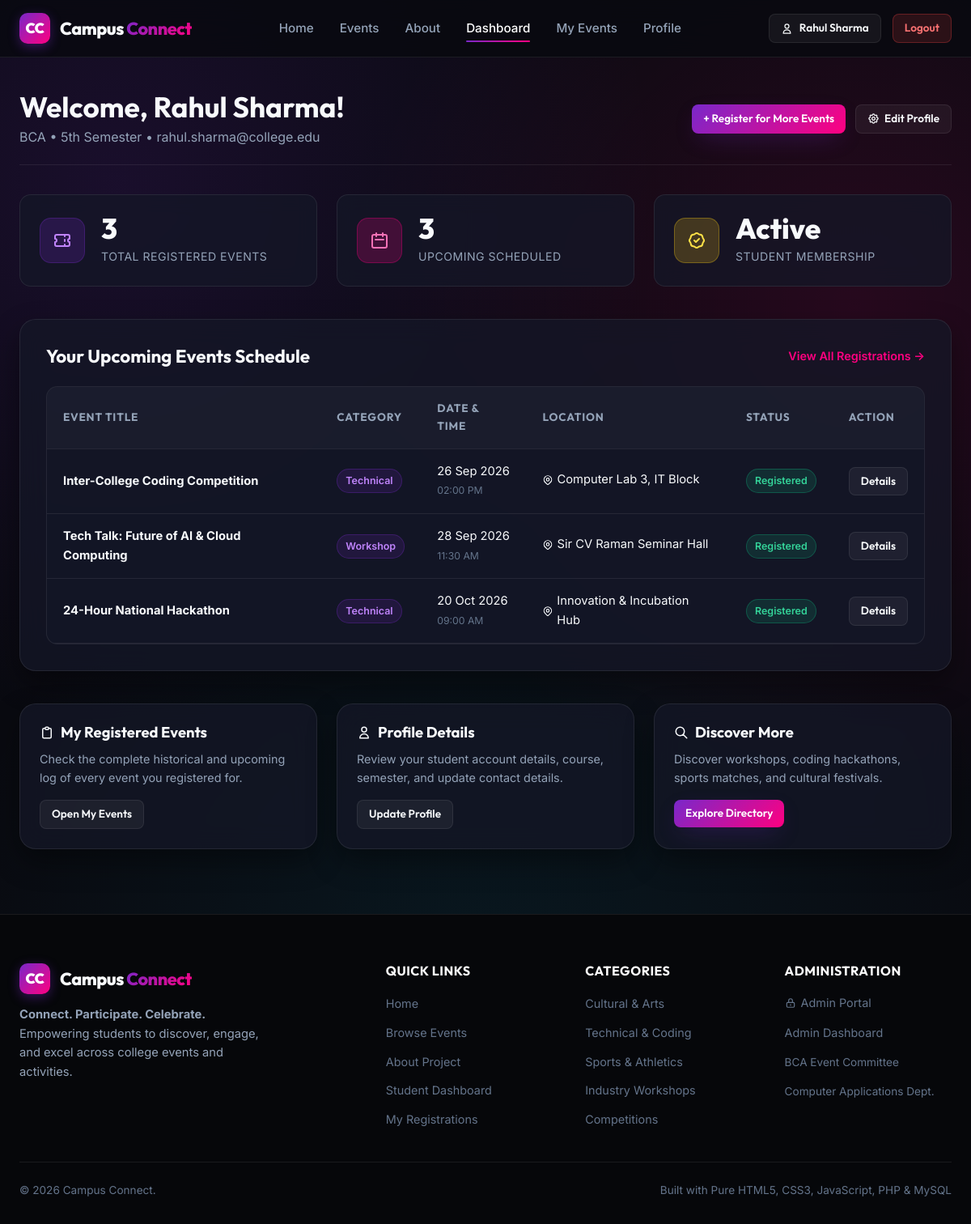
/student/dashboard.php (signed in), run on the app's committed database.
### tables this page shows
CREATE TABLE `users` (
    `id` INT AUTO_INCREMENT PRIMARY KEY,
    `name` VARCHAR(100) NOT NULL,
    `email` VARCHAR(150) NOT NULL UNIQUE,
    `password` VARCHAR(255) NOT NULL,
    `phone` VARCHAR(20),
    `course` VARCHAR(100),
    `semester` VARCHAR(50),
    `created_at` TIMESTAMP DEFAULT CURRENT_TIMESTAMP
);

CREATE TABLE `registrations` (
    `id` INT AUTO_INCREMENT PRIMARY KEY,
    `user_id` INT NOT NULL,
    `event_id` INT NOT NULL,
    `registration_date` TIMESTAMP DEFAULT CURRENT_TIMESTAMP,
    `status` VARCHAR(50) DEFAULT 'Registered',

    FOREIGN KEY (`user_id`)
        REFERENCES `users`(`id`)
        ON DELETE CASCADE,

    FOREIGN KEY (`event_id`)
        REFERENCES `events`(`id`)
        ON DELETE CASCADE,

    UNIQUE KEY `unique_registration` (`user_id`, `event_id`)
);

CREATE TABLE `events` (
    `id` INT AUTO_INCREMENT PRIMARY KEY,
    `title` VARCHAR(200) NOT NULL,
    `description` TEXT,
    `event_date` DATE NOT NULL,
    `event_time` TIME NOT NULL,
    `location` VARCHAR(200),
    `category` VARCHAR(100),
    `image` VARCHAR(255),
    `created_at` TIMESTAMP DEFAULT CURRENT_TIMESTAMP
);

### includes/auth.php (called while the page is built, shortened)
<?php
function get_student_id() {
    return $_SESSION['user_id'] ?? null;
}
?>

### student/dashboard.php (the view, shortened to what this page needs)
<?php
require_once "../config/database.php";
require_once "../includes/auth.php";
$student_id = get_student_id();
$user_stmt = $conn->prepare("SELECT name, email, course, semester FROM users WHERE id = ?");
$user_stmt->bind_param("i", $student_id);
$user_stmt->execute();
$student = $user_stmt->get_result()->fetch_assoc();
$total_reg_stmt = $conn->prepare("SELECT COUNT(*) AS total FROM registrations WHERE user_id = ?");
$total_reg_stmt->bind_param("i", $student_id);
$total_reg_stmt->execute();
$total_registrations = $total_reg_stmt->get_result()->fetch_assoc()['total'];
$upcoming_stmt = $conn->prepare("
    SELECT r.id AS reg_id, r.registration_date, r.status,
           e.id AS event_id, e.title, e.event_date, e.event_time, e.location, e.category, e.image
    FROM registrations r
    INNER JOIN events e ON r.event_id = e.id
    WHERE r.user_id = ? AND e.event_date >= CURDATE()
    ORDER BY e.event_date ASC
    LIMIT 5
");
$upcoming_stmt->bind_param("i", $student_id);
$upcoming_stmt->execute();
$upcoming_result = $upcoming_stmt->get_result();
$my_upcoming_events = [];
while ($row = $upcoming_result->fetch_assoc()) {
    $my_upcoming_events[] = $row;
}
require_once "../includes/header.php";
?>
<section class="dashboard-wrapper">
    <div class="container">
        <div class="dashboard-header">
            <div class="welcome-text">
                <h2>Welcome, <?php echo htmlspecialchars($student['name']); ?>!</h2>
                <p><?php echo htmlspecialchars($student['course']); ?> • <?php echo htmlspecialchars($student['semester']); ?> • <?php echo htmlspecialchars($student['email']); ?></p>
            </div>
            <div class="dashboard-nav">
                <a href="../events.php" class="btn btn-primary btn-sm">
                    + Register for More Events
                </a>
                <a href="profile.php" class="btn btn-outline btn-sm" style="display: inline-flex; align-items: center; gap: 6px;">
                    Edit Profile
                </a>
            </div>
        </div>
        <div class="metrics-grid">
            <div class="metric-card">
                <div class="metric-icon purple">
                    <svg width="24" height="24" fill="none" stroke="currentColor" viewBox="0 0 24 24"><path stroke-linecap="round" stroke-linejoin="round" stroke-width="2" d="M15 5v2m0 4v2m0 4v2M5 5a2 2 0 00-2 2v3a2 2 0 110 4v3a2 2 0 002 2h14a2 2 0 002-2v-3a2 2 0 110-4V7a2 2 0 00-2-2H5z"/></svg>
                </div>
                <div class="metric-info">
                    <h3><?php echo number_format($total_registrations); ?></h3>
                    <p>Total Registered Events</p>
                </div>
            </div>
            <div class="metric-card">
                <div class="metric-icon pink">
                    <svg width="24" height="24" fill="none" stroke="currentColor" viewBox="0 0 24 24"><path stroke-linecap="round" stroke-linejoin="round" stroke-width="2" d="M8 7V3m8 4V3m-9 8h10M5 21h14a2 2 0 002-2V7a2 2 0 00-2-2H5a2 2 0 00-2 2v12a2 2 0 002 2z"/></svg>
                </div>
                <div class="metric-info">
                    <h3><?php echo count($my_upcoming_events); ?></h3>
                    <p>Upcoming Scheduled</p>
                </div>
            </div>
            <div class="metric-card">
                <div class="metric-icon yellow">
                </div>
                <div class="metric-info">
                    <h3>Active</h3>
                    <p>Student Membership</p>
                </div>
            </div>
        </div>
        <div class="glass-card" style="padding: 32px; margin-bottom: 40px;">
            <div style="display: flex; align-items: center; justify-content: space-between; margin-bottom: 24px; flex-wrap: wrap; gap: 12px;">
                <h3 style="font-size: 1.4rem;">Your Upcoming Events Schedule</h3>
                <a href="my_events.php" style="color: var(--primary-pink); font-size: 0.9rem; font-weight: 600;">
                    View All Registrations →
                </a>
            </div>
            <?php if (!empty($my_upcoming_events)): ?>
                <div class="table-responsive">
                    <table class="data-table">
                        <thead>
                            <tr>
                                <th>Event Title</th>
                                <th>Category</th>
                                <th>Date & Time</th>
                                <th>Location</th>
                                <th>Status</th>
                                <th>Action</th>
                            </tr>
                        </thead>
                        <tbody>
                            <?php foreach ($my_upcoming_events as $ev): ?>
                                <tr>
                                    <td>
                                        <strong><?php echo htmlspecialchars($ev['title']); ?></strong>
                                    </td>
                                    <td>
                                        <span class="badge badge-info">
                                            <?php echo htmlspecialchars($ev['category']); ?>
                                        </span>
                                    </td>
                                    <td>
                                        <?php echo date("d M Y", strtotime($ev['event_date'])); ?><br>
                                        <small style="color: var(--text-dim);"><?php echo date("h:i A", strtotime($ev['event_time'])); ?></small>
                                    </td>
                                    <td>
                                        <span style="display: inline-flex; align-items: center; gap: 4px;">
                                            <?php echo htmlspecialchars($ev['location']); ?>
                                        </span>
                                    </td>
                                    <td>
                                        <span class="badge badge-success">
                                            <?php echo htmlspecialchars($ev['status']); ?>
                                        </span>
                                    </td>
                                    <td>
                                        <a href="../event_details.php?id=<?php echo $ev['event_id']; ?>" class="btn btn-outline btn-sm">
                                            Details
                                        </a>
                                    </td>
                                </tr>
                            <?php endforeach; ?>
                        </tbody>
                    </table>
                </div>
            <?php endif; ?>
        </div>
        <div style="display: grid; grid-template-columns: repeat(auto-fit, minmax(280px, 1fr)); gap: 24px;">
            <div class="glass-card" style="padding: 24px;">
                <h4 style="font-size: 1.15rem; margin-bottom: 10px; display: flex; align-items: center; gap: 8px;">
                    <svg width="18" height="18" fill="none" stroke="currentColor" viewBox="0 0 24 24"><path stroke-linecap="round" stroke-linejoin="round" stroke-width="2" d="M9 5H7a2 2 0 00-2 2v12a2 2 0 002 2h10a2 2 0 002-2V7a2 2 0 00-2-2h-2M9 5a2 2 0 002 2h2a2 2 0 002-2M9 5a2 2 0 012-2h2a2 2 0 012 2"/></svg>
                    My Registered Events
                </h4>
                <p style="color: var(--text-muted); font-size: 0.9rem; margin-bottom: 16px;">
                    Check the complete historical and upcoming log of every event you registered for.
                </p>
                <a href="my_events.php" class="btn btn-outline btn-sm">
                    Open My Events
                </a>
            </div>
            <div class="glass-card" style="padding: 24px;">
                <h4 style="font-size: 1.15rem; margin-bottom: 10px; display: flex; align-items: center; gap: 8px;">
                    <svg width="18" height="18" fill="none" stroke="currentColor" viewBox="0 0 24 24"><path stroke-linecap="round" stroke-linejoin="round" stroke-width="2" d="M16 7a4 4 0 11-8 0 4 4 0 018 0zM12 14a7 7 0 00-7 7h14a7 7 0 00-7-7z"/></svg>
                    Profile Details
                </h4>
                <p style="color: var(--text-muted); font-size: 0.9rem; margin-bottom: 16px;">
                    Review your student account details, course, semester, and update contact details.
                </p>
                <a href="profile.php" class="btn btn-outline btn-sm">
                    Update Profile
                </a>
            </div>
            <div class="glass-card" style="padding: 24px;">
                <h4 style="font-size: 1.15rem; margin-bottom: 10px; display: flex; align-items: center; gap: 8px;">
                    <svg width="18" height="18" fill="none" stroke="currentColor" viewBox="0 0 24 24"><path stroke-linecap="round" stroke-linejoin="round" stroke-width="2" d="M21 21l-6-6m2-5a7 7 0 11-14 0 7 7 0 0114 0z"/></svg>
                    Discover More
                </h4>
                <p style="color: var(--text-muted); font-size: 0.9rem; margin-bottom: 16px;">
                    Discover workshops, coding hackathons, sports matches, and cultural festivals.
                </p>
                <a href="../events.php" class="btn btn-primary btn-sm">
                    Explore Directory
                </a>
            </div>
        </div>
    </div>
</section>
<?php require_once "../includes/footer.php"; ?>

### data on the page
users: name "Rahul Sharma", course "BCA", semester "5th Semester", email "rahul.sharma@college.edu"
registrations: event.title "Inter-College Coding Competition", event.category "Technical", event.event_date "26 Sep 2026", event.event_time "02:00 PM", event.location "Computer Lab 3, IT Block", status "Registered"
registrations: event.title "Tech Talk: Future of AI & Cloud Computing", event.category "Workshop", event.event_date "28 Sep 2026", event.event_time "11:30 AM", event.location "Sir CV Raman Seminar Hall", status "Registered"
registrations: event.title "24-Hour National Hackathon", event.category "Technical", event.event_date "20 Oct 2026", event.event_time "09:00 AM", event.location "Innovation & Incubation Hub", status "Registered"

### other printed values
$_SESSION['user_name'] "Rahul Sharma"
$total_registrations "3"
count($my_upcoming_events) "3"
